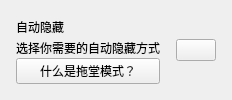
          <widget class="CardWidget" name="CardWidget_5">
           <property name="minimumSize">
            <size>
             <width>0</width>
             <height>70</height>
            </size>
           </property>
           <layout class="QHBoxLayout" name="horizontalLayout_4">
            <property name="spacing">
             <number>16</number>
            </property>
            <property name="leftMargin">
             <number>16</number>
            </property>
            <property name="topMargin">
             <number>16</number>
            </property>
            <property name="rightMargin">
             <number>16</number>
            </property>
            <property name="bottomMargin">
             <number>16</number>
            </property>
            <item>
             <layout class="QVBoxLayout" name="verticalLayout_8">
              <property name="spacing">
               <number>0</number>
              </property>
              <item>
               <widget class="StrongBodyLabel" name="StrongBodyLabel_4">
                <property name="sizePolicy">
                 <sizepolicy hsizetype="Expanding" vsizetype="Preferred">
                  <horstretch>0</horstretch>
                  <verstretch>0</verstretch>
                 </sizepolicy>
                </property>
                <property name="text">
                 <string>自动隐藏</string>
                </property>
               </widget>
              </item>
              <item>
               <widget class="CaptionLabel" name="CaptionLabel_4">
                <property name="text">
                 <string>选择你需要的自动隐藏方式</string>
                </property>
                <property name="wordWrap">
                 <bool>false</bool>
                </property>
                <property name="lightColor" stdset="0">
                 <color alpha="150">
                  <red>0</red>
                  <green>0</green>
                  <blue>0</blue>
                 </color>
                </property>
                <property name="darkColor" stdset="0">
                 <color alpha="200">
                  <red>255</red>
                  <green>255</green>
                  <blue>255</blue>
                 </color>
                </property>
               </widget>
              </item>
              <item>
               <widget class="HyperlinkLabel" name="what_is_hide_mode_3">
                <property name="text">
                 <string>什么是拖堂模式？</string>
                </property>
               </widget>
              </item>
             </layout>
            </item>
            <item>
             <widget class="ComboBox" name="hide_mode_combo"/>
            </item>
           </layout>
          </widget>
